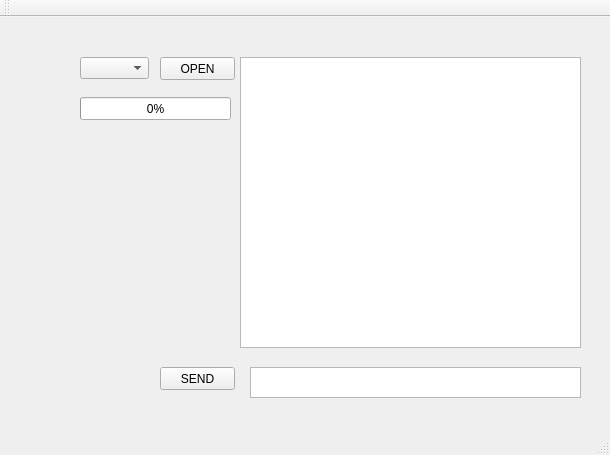
<?xml version="1.0" encoding="UTF-8"?>
<ui version="4.0">
 <class>MainWindow</class>
 <widget class="QMainWindow" name="MainWindow">
  <property name="geometry">
   <rect>
    <x>0</x>
    <y>0</y>
    <width>610</width>
    <height>455</height>
   </rect>
  </property>
  <property name="windowTitle">
   <string>MainWindow</string>
  </property>
  <widget class="QWidget" name="centralWidget">
   <widget class="QComboBox" name="comboBox">
    <property name="geometry">
     <rect>
      <x>80</x>
      <y>40</y>
      <width>69</width>
      <height>22</height>
     </rect>
    </property>
   </widget>
   <widget class="QPushButton" name="pushButton">
    <property name="geometry">
     <rect>
      <x>160</x>
      <y>40</y>
      <width>75</width>
      <height>23</height>
     </rect>
    </property>
    <property name="text">
     <string>OPEN</string>
    </property>
   </widget>
   <widget class="QProgressBar" name="progressBar">
    <property name="geometry">
     <rect>
      <x>80</x>
      <y>80</y>
      <width>151</width>
      <height>23</height>
     </rect>
    </property>
    <property name="value">
     <number>0</number>
    </property>
   </widget>
   <widget class="QPushButton" name="pushButton_2">
    <property name="geometry">
     <rect>
      <x>160</x>
      <y>350</y>
      <width>75</width>
      <height>23</height>
     </rect>
    </property>
    <property name="text">
     <string>SEND</string>
    </property>
   </widget>
   <widget class="QTextEdit" name="textEdit">
    <property name="geometry">
     <rect>
      <x>240</x>
      <y>40</y>
      <width>341</width>
      <height>291</height>
     </rect>
    </property>
   </widget>
   <widget class="QTextEdit" name="textEdit_2">
    <property name="geometry">
     <rect>
      <x>250</x>
      <y>350</y>
      <width>331</width>
      <height>31</height>
     </rect>
    </property>
   </widget>
  </widget>
  <widget class="QMenuBar" name="menuBar">
   <property name="geometry">
    <rect>
     <x>0</x>
     <y>0</y>
     <width>610</width>
     <height>21</height>
    </rect>
   </property>
  </widget>
  <widget class="QToolBar" name="mainToolBar">
   <attribute name="toolBarArea">
    <enum>TopToolBarArea</enum>
   </attribute>
   <attribute name="toolBarBreak">
    <bool>false</bool>
   </attribute>
  </widget>
  <widget class="QStatusBar" name="statusBar"/>
 </widget>
 <layoutdefault spacing="6" margin="11"/>
 <resources/>
 <connections/>
</ui>
